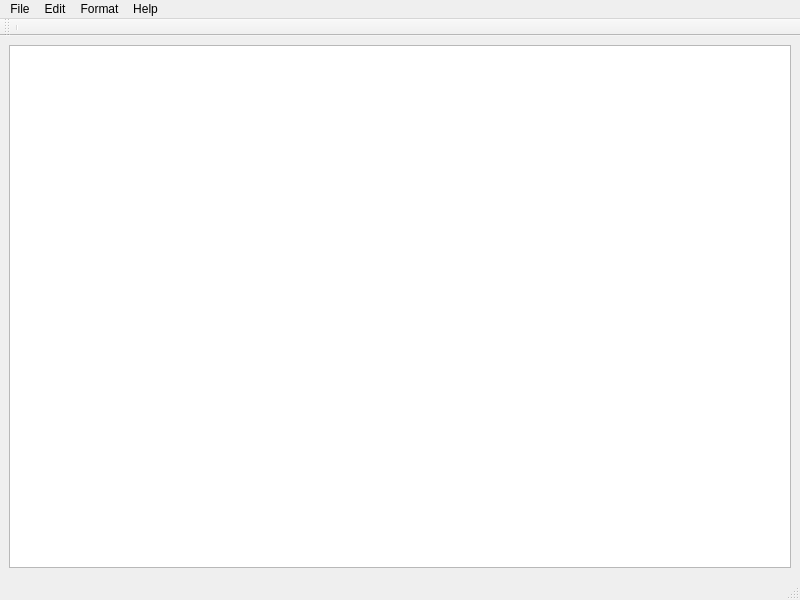
<?xml version="1.0" encoding="UTF-8"?>
<ui version="4.0">
 <class>MainWindow</class>
 <widget class="QMainWindow" name="MainWindow">
  <property name="geometry">
   <rect>
    <x>0</x>
    <y>0</y>
    <width>800</width>
    <height>600</height>
   </rect>
  </property>
  <property name="font">
   <font>
    <pointsize>11</pointsize>
   </font>
  </property>
  <property name="windowTitle">
   <string>Notepad Application</string>
  </property>
  <widget class="QWidget" name="centralwidget">
   <layout class="QHBoxLayout" name="horizontalLayout">
    <item>
     <widget class="QTextEdit" name="textEdit"/>
    </item>
   </layout>
  </widget>
  <widget class="QMenuBar" name="menubar">
   <property name="geometry">
    <rect>
     <x>0</x>
     <y>0</y>
     <width>800</width>
     <height>26</height>
    </rect>
   </property>
   <property name="font">
    <font>
     <pointsize>9</pointsize>
    </font>
   </property>
   <widget class="QMenu" name="menuFile">
    <property name="title">
     <string>File</string>
    </property>
    <addaction name="actionNew"/>
    <addaction name="actionOpen"/>
    <addaction name="actionSave"/>
    <addaction name="actionSave_as"/>
    <addaction name="separator"/>
    <addaction name="actionPrint"/>
    <addaction name="actionPrint_Preview"/>
    <addaction name="actionExport_PDF"/>
    <addaction name="separator"/>
    <addaction name="actionExit"/>
   </widget>
   <widget class="QMenu" name="menuEdit">
    <property name="title">
     <string>Edit</string>
    </property>
    <addaction name="actionUndo"/>
    <addaction name="actionRedo"/>
    <addaction name="separator"/>
    <addaction name="actionCut"/>
    <addaction name="actionCopy"/>
    <addaction name="actionPaste"/>
   </widget>
   <widget class="QMenu" name="menuFormat">
    <property name="title">
     <string>Format</string>
    </property>
    <addaction name="actionBold"/>
    <addaction name="actionItalic"/>
    <addaction name="actionUnderline"/>
    <addaction name="separator"/>
    <addaction name="actionLeft"/>
    <addaction name="actionRight"/>
    <addaction name="actionCenter"/>
    <addaction name="actionJustify"/>
    <addaction name="separator"/>
    <addaction name="actionFont"/>
    <addaction name="actionColor"/>
   </widget>
   <widget class="QMenu" name="menuHelp">
    <property name="font">
     <font>
      <pointsize>9</pointsize>
     </font>
    </property>
    <property name="title">
     <string>Help</string>
    </property>
    <addaction name="actionAbout"/>
   </widget>
   <addaction name="menuFile"/>
   <addaction name="menuEdit"/>
   <addaction name="menuFormat"/>
   <addaction name="menuHelp"/>
  </widget>
  <widget class="QStatusBar" name="statusbar"/>
  <widget class="QToolBar" name="toolBar">
   <property name="windowTitle">
    <string>toolBar</string>
   </property>
   <attribute name="toolBarArea">
    <enum>TopToolBarArea</enum>
   </attribute>
   <attribute name="toolBarBreak">
    <bool>false</bool>
   </attribute>
   <addaction name="separator"/>
  </widget>
  <action name="actionNew">
   <property name="icon">
    <iconset>
     <normaloff>:/src/images/new.png</normaloff>:/src/images/new.png</iconset>
   </property>
   <property name="text">
    <string>New</string>
   </property>
   <property name="shortcut">
    <string>Ctrl+N</string>
   </property>
  </action>
  <action name="actionOpen">
   <property name="icon">
    <iconset>
     <normaloff>:/src/images/open.png</normaloff>:/src/images/open.png</iconset>
   </property>
   <property name="text">
    <string>Open</string>
   </property>
   <property name="shortcut">
    <string>Ctrl+O</string>
   </property>
  </action>
  <action name="actionSave">
   <property name="icon">
    <iconset>
     <normaloff>:/src/images/save.png</normaloff>:/src/images/save.png</iconset>
   </property>
   <property name="text">
    <string>Save</string>
   </property>
   <property name="shortcut">
    <string>Ctrl+S</string>
   </property>
  </action>
  <action name="actionSave_as">
   <property name="text">
    <string>Save as</string>
   </property>
  </action>
  <action name="actionExit">
   <property name="icon">
    <iconset>
     <normaloff>:/src/images/exit.png</normaloff>:/src/images/exit.png</iconset>
   </property>
   <property name="text">
    <string>Exit</string>
   </property>
  </action>
  <action name="actionUndo">
   <property name="icon">
    <iconset>
     <normaloff>:/images/undo.png</normaloff>:/images/undo.png</iconset>
   </property>
   <property name="text">
    <string>Undo</string>
   </property>
  </action>
  <action name="actionRedo">
   <property name="icon">
    <iconset>
     <normaloff>:/images/redo.png</normaloff>:/images/redo.png</iconset>
   </property>
   <property name="text">
    <string>Redo</string>
   </property>
  </action>
  <action name="actionCut">
   <property name="icon">
    <iconset>
     <normaloff>:/images/cut.png</normaloff>:/images/cut.png</iconset>
   </property>
   <property name="text">
    <string>Cut</string>
   </property>
   <property name="shortcut">
    <string>Ctrl+X</string>
   </property>
  </action>
  <action name="actionCopy">
   <property name="icon">
    <iconset>
     <normaloff>:/images/copy.png</normaloff>:/images/copy.png</iconset>
   </property>
   <property name="text">
    <string>Copy</string>
   </property>
   <property name="shortcut">
    <string>Ctrl+C</string>
   </property>
  </action>
  <action name="actionPaste">
   <property name="icon">
    <iconset>
     <normaloff>:/images/paste.png</normaloff>:/images/paste.png</iconset>
   </property>
   <property name="text">
    <string>Paste</string>
   </property>
   <property name="shortcut">
    <string>Ctrl+P</string>
   </property>
  </action>
  <action name="actionBold">
   <property name="icon">
    <iconset>
     <normaloff>:/images/bold.png</normaloff>:/images/bold.png</iconset>
   </property>
   <property name="text">
    <string>Bold</string>
   </property>
  </action>
  <action name="actionItalic">
   <property name="icon">
    <iconset>
     <normaloff>:/images/italic.png</normaloff>:/images/italic.png</iconset>
   </property>
   <property name="text">
    <string>Italic</string>
   </property>
  </action>
  <action name="actionAbout">
   <property name="icon">
    <iconset>
     <normaloff>:/images/about.png</normaloff>:/images/about.png</iconset>
   </property>
   <property name="text">
    <string>about</string>
   </property>
  </action>
  <action name="actionPrint">
   <property name="icon">
    <iconset>
     <normaloff>:/images/right.png</normaloff>:/images/right.png</iconset>
   </property>
   <property name="text">
    <string>Print</string>
   </property>
   <property name="shortcut">
    <string>Ctrl+P</string>
   </property>
  </action>
  <action name="actionPrint_Preview">
   <property name="icon">
    <iconset>
     <normaloff>:/images/printprev.png</normaloff>:/images/printprev.png</iconset>
   </property>
   <property name="text">
    <string>Print Preview</string>
   </property>
  </action>
  <action name="actionExport_PDF">
   <property name="icon">
    <iconset>
     <normaloff>:/images/pdf.png</normaloff>:/images/pdf.png</iconset>
   </property>
   <property name="text">
    <string>Export PDF</string>
   </property>
  </action>
  <action name="actionUnderline">
   <property name="icon">
    <iconset>
     <normaloff>:/images/underline.png</normaloff>:/images/underline.png</iconset>
   </property>
   <property name="text">
    <string>Underline</string>
   </property>
  </action>
  <action name="actionLeft">
   <property name="icon">
    <iconset>
     <normaloff>:/images/left.png</normaloff>:/images/left.png</iconset>
   </property>
   <property name="text">
    <string>Left</string>
   </property>
  </action>
  <action name="actionRight">
   <property name="icon">
    <iconset>
     <normaloff>:/images/right.png</normaloff>:/images/right.png</iconset>
   </property>
   <property name="text">
    <string>Right</string>
   </property>
  </action>
  <action name="actionCenter">
   <property name="icon">
    <iconset>
     <normaloff>:/images/center.png</normaloff>:/images/center.png</iconset>
   </property>
   <property name="text">
    <string>Center</string>
   </property>
  </action>
  <action name="actionJustify">
   <property name="icon">
    <iconset>
     <normaloff>:/images/justify.png</normaloff>:/images/justify.png</iconset>
   </property>
   <property name="text">
    <string>Justify</string>
   </property>
  </action>
  <action name="actionFont">
   <property name="icon">
    <iconset>
     <normaloff>:/images/font.png</normaloff>:/images/font.png</iconset>
   </property>
   <property name="text">
    <string>Font</string>
   </property>
  </action>
  <action name="actionColor">
   <property name="icon">
    <iconset>
     <normaloff>:/images/color.png</normaloff>:/images/color.png</iconset>
   </property>
   <property name="text">
    <string>Color</string>
   </property>
  </action>
 </widget>
 <resources/>
 <connections/>
</ui>
